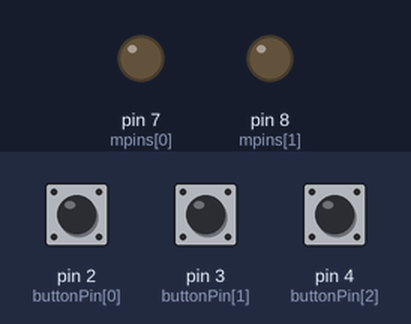
A sketch run on a simulated Arduino Uno, built with avr-gcc and run on an emulated ATmega328P. Shown: output pins drawn as LEDs (lit = HIGH). The test bench sets the inputs (shaded band); at power-on: pin 2 (buttonPin[0]) HIGH, pin 3 (buttonPin[1]) HIGH, pin 4 (buttonPin[2]) HIGH.

Above: at 1.2 s.
1.3 s: pin 2 (buttonPin[0]) pulled LOW for 0.15 s
At 2.4 s:
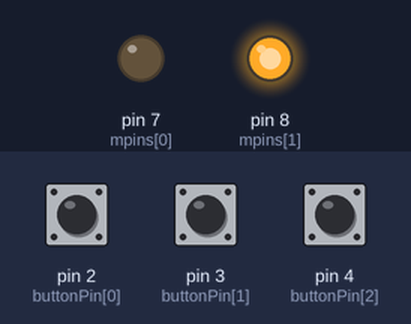
2.9 s: pin 3 (buttonPin[1]) pulled LOW for 0.15 s
At 3.6 s:
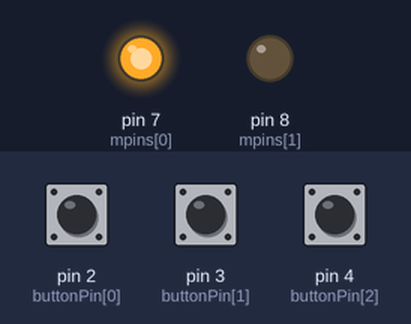
4.5 s: pin 2 (buttonPin[0]) pulled LOW for 1 s
At 6.1 s:
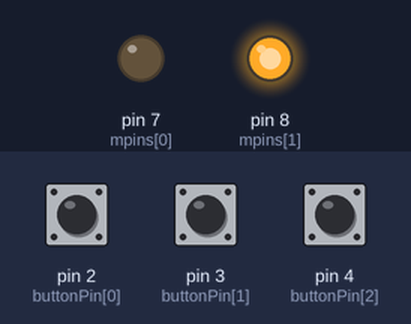
7.0 s: pin 3 (buttonPin[1]) pulled LOW for 1 s
At 9.2 s:
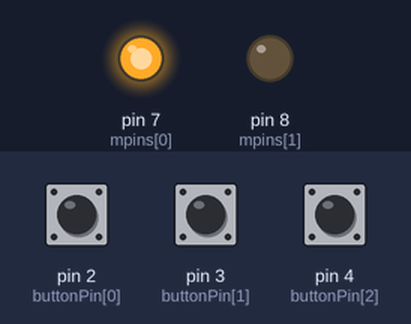
Timing chart, 0 to 10.5 s (numbered marks = the images above; inputs shaded):
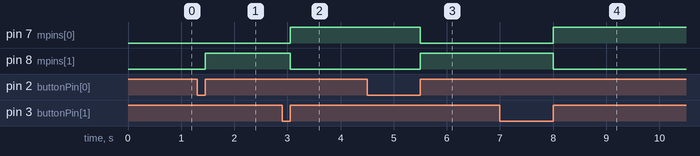

The sketch:

motor_3buttons.ino
```cpp
const byte buttonPin[3]={2,3,4};
const byte mpins[2]={7,8};

void setup() {
  for(int i=0;i<2;i++)
  {
    pinMode(mpins[i],OUTPUT);
  }
  for(int j=0;j<3;j++)
  {
    pinMode(buttonPin[j],INPUT_PULLUP);
  }
}

void loop() {
  if(digitalRead(buttonPin[0])==0)
  {
    while(digitalRead(buttonPin[0])==0);
    digitalWrite(mpins[0],0);
    digitalWrite(mpins[1],1);
  }
  if(digitalRead(buttonPin[1])==0)
  {
    while(digitalRead(buttonPin[1])==0);
    digitalWrite(mpins[0],1);
    digitalWrite(mpins[1],0);
  }
  if(digitalRead(buttonPin[2])==0)
  {
    digitalWrite(mpins[0],0);
    digitalWrite(mpins[1],0);
    while(digitalRead(buttonPin[2])==0);
  }


}
```

Measured:
- after the input at 1.3 s, pin 8 (mpins[1]): LOW → HIGH after 0.15 s
- after the input at 2.9 s, pin 7 (mpins[0]): LOW → HIGH after 0.15 s; pin 8 (mpins[1]): HIGH → LOW after 0.15 s
- after the input at 4.5 s, pin 7 (mpins[0]): HIGH → LOW after 1.0 s; pin 8 (mpins[1]): LOW → HIGH after 1.0 s
- after the input at 7.0 s, pin 7 (mpins[0]): LOW → HIGH after 1.0 s; pin 8 (mpins[1]): HIGH → LOW after 1.0 s
